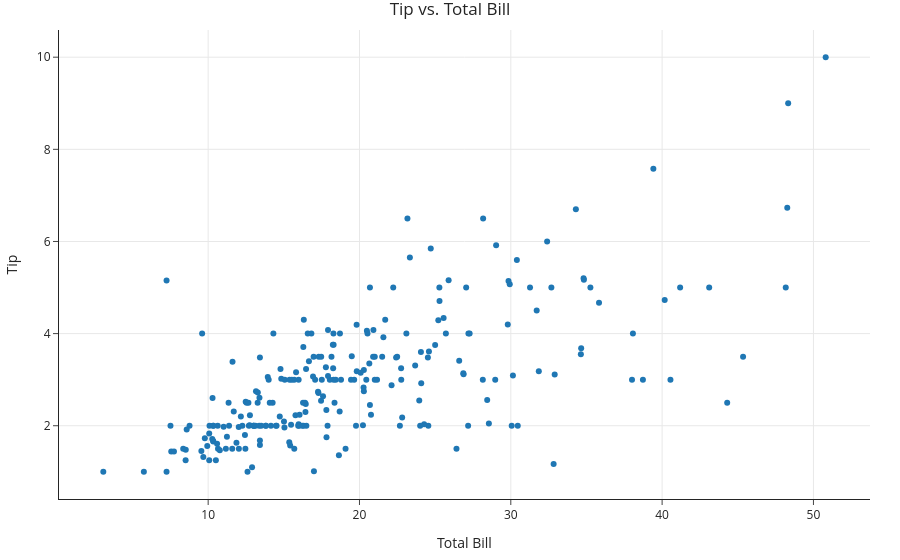

This figure's notebook cell:
### Markdown cell above
- As such, we should explore the relationship between total bills and tips. Moving forward:
    - $x$: Total bills.
    - $y$: Tips.

### Code cell
fig = tips.plot(kind='scatter', x='total_bill', y='tip', title='Tip vs. Total Bill')
fig.update_layout(xaxis_title='Total Bill', yaxis_title='Tip')

### Figure 1 — Plotly figure (JSON) as saved in the notebook; plotly's stock layout.template omitted (floating-point values rounded to 4 significant figures; data arrays with more than 128 entries replaced by an {"elided": "..."} marker saying what was removed)
{"data": [{"hovertemplate": "total_bill=%{x}<br>tip=%{y}<extra></extra>", "legendgroup": "", "marker": {"color": "#1F77B4", "symbol": "circle"}, "mode": "markers", "name": "", "orientation": "v", "showlegend": false, "type": "scatter", "x": {"elided": "244 float values"}, "xaxis": "x", "y": {"elided": "244 float values"}, "yaxis": "y"}], "layout": {"legend": {"tracegroupgap": 0}, "title": {"text": "Tip vs. Total Bill"}, "xaxis": {"anchor": "y", "domain": [0, 1], "title": {"text": "Total Bill"}}, "yaxis": {"anchor": "x", "domain": [0, 1], "title": {"text": "Tip"}}}}
